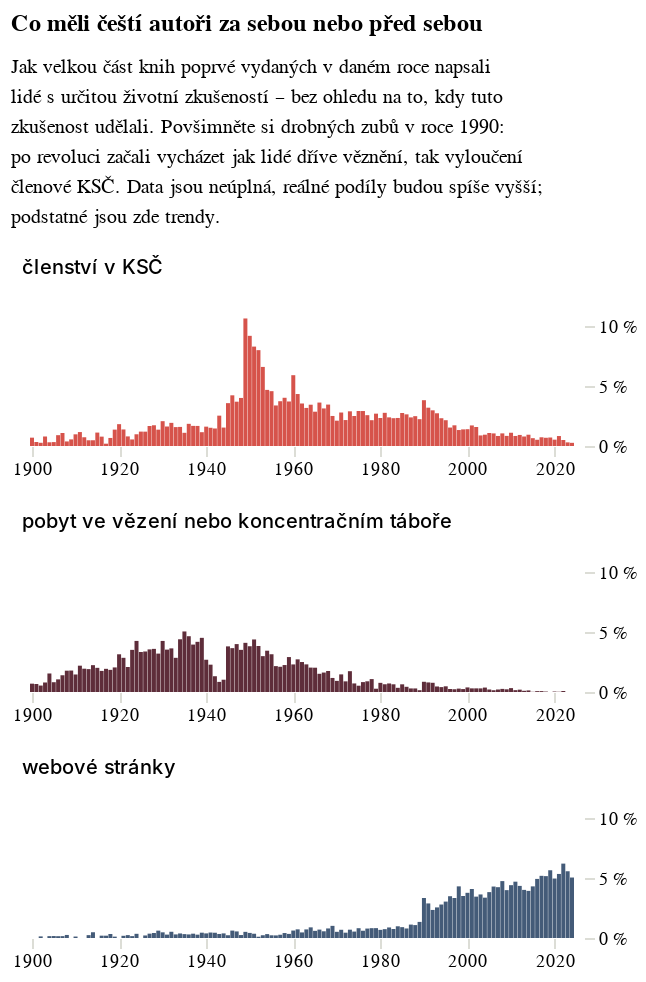

This figure's notebook cell:
### Code cell
podily_faceted = alt.Chart(
    alt_friendly(pl.concat([kriminal, ksc, web])), 
    title={'text': ["Co měli čeští autoři za sebou nebo před sebou"], "subtitle":
        ["Jak velkou část knih poprvé vydaných v daném roce napsali",
        "lidé s určitou životní zkušeností – bez ohledu na to, kdy tuto",
        "zkušenost udělali. Povšimněte si drobných zubů v roce 1990:", 
        "po revoluci začali vycházet jak lidé dříve věznění, tak vyloučení",
        "členové KSČ. Data jsou neúplná, reálné podíly budou spíše vyšší;",
         "podstatné jsou zde trendy."
    ]}).mark_bar(width=2).encode(
    alt.X("rok:T", 
          title=None,
          axis=alt.Axis(domainOpacity=0, tickColor='#DCDDD6')
    ),
    alt.Y('podil:Q', 
          axis=alt.Axis(labelExpr="datum.label * 100 + ' %'", orient='right', domainOpacity=0, tickColor='#DCDDD6'), 
          title=None,
          scale=alt.Scale(domainMax=0.1)
    ),
    alt.Color("co:N", 
              title=None, 
              legend=None,
              scale=alt.Scale(range=['#5E2D3A', '#D6534B', '#445B78']),
              sort=["účet na Facebooku","pobyt ve vězení nebo koncentračním táboře","členství v KSČ"]
    ),
    row=alt.Row(
        "co:N", 
        title=None, 
        spacing=15, 
        header=alt.Header(labelAngle=0, labelAlign='left', labelAnchor='start', labelFontWeight=500, labelFont='Asap', labelOrient="top"),
        sort=["členství v KSČ","pobyt ve vězení","účet na Facebooku"]
    )
).resolve_scale(
    x='independent',
    y='independent'
).properties(height=60, width=280).configure_view(stroke='transparent').resolve_scale(x="shared").resolve_axis(x="independent").configure_view(stroke='transparent').configure_axis(grid=False, domain=False)

podily_faceted

### Figure 1 — Vega-Lite specification as saved in the notebook (floating-point values rounded to 4 significant figures; data arrays with more than 128 entries replaced by an {"elided": "..."} marker saying what was removed)
{"config": {"title": {"font": "Noticia Text", "fontSize": 12, "anchor": "start", "lineHeight": 19, "fontWeight": "bolder", "subtitleFont": "Noticia Text", "subtitleFontSize": 10, "subtitleLineHeight": 15, "subtitlePadding": 10, "dy": -10}, "axis": {"labelFont": "Asap", "titleFont": "Asap", "fontWeight": "lighter", "titleFontWeight": "lighter", "labelFontSize": 9, "titleFontSize": 9, "labelPadding": 2, "titlePadding": 9, "domainOpacity": 0, "tickColor": "#DCDDD6", "domain": false, "grid": false}, "legend": {"labelFont": "Asap", "labelFontWeight": "normal", "titleFont": "Asap", "titleFontWeight": "normal", "labelFontSize": 9, "titleFontSize": 9}, "view": {"stroke": "transparent"}}, "data": {"name": "data-535995f7c43c3d74be98d3582cde0f3c"}, "mark": {"type": "bar", "width": 2}, "encoding": {"color": {"field": "co", "legend": null, "scale": {"range": ["#5E2D3A", "#D6534B", "#445B78"]}, "sort": ["účet na Facebooku", "pobyt ve vězení nebo koncentračním táboře", "členství v KSČ"], "title": null, "type": "nominal"}, "row": {"field": "co", "header": {"labelAlign": "left", "labelAnchor": "start", "labelAngle": 0, "labelFont": "Asap", "labelFontWeight": 500, "labelOrient": "top"}, "sort": ["členství v KSČ", "pobyt ve vězení", "účet na Facebooku"], "spacing": 15, "title": null, "type": "nominal"}, "x": {"axis": {"domainOpacity": 0, "tickColor": "#DCDDD6"}, "field": "rok", "title": null, "type": "temporal"}, "y": {"axis": {"domainOpacity": 0, "labelExpr": "datum.label * 100 + ' %'", "orient": "right", "tickColor": "#DCDDD6"}, "field": "podil", "scale": {"domainMax": 0.1}, "title": null, "type": "quantitative"}}, "height": 60, "resolve": {"axis": {"x": "independent"}, "scale": {"x": "shared"}}, "title": {"text": ["Co měli čeští autoři za sebou nebo před sebou"], "subtitle": ["Jak velkou část knih poprvé vydaných v daném roce napsali", "lidé s určitou životní zkušeností – bez ohledu na to, kdy tuto", "zkušenost udělali. Povšimněte si drobných zubů v roce 1990:", "po revoluci začali vycházet jak lidé dříve věznění, tak vyloučení", "členové KSČ. Data jsou neúplná, reálné podíly budou spíše vyšší;", "podstatné jsou zde trendy."]}, "width": 280, "$schema": "https://vega.github.io/schema/vega-lite/v5.8.0.json", "datasets": {"data-535995f7c43c3d74be98d3582cde0f3c": {"elided": "375 records"}}}
